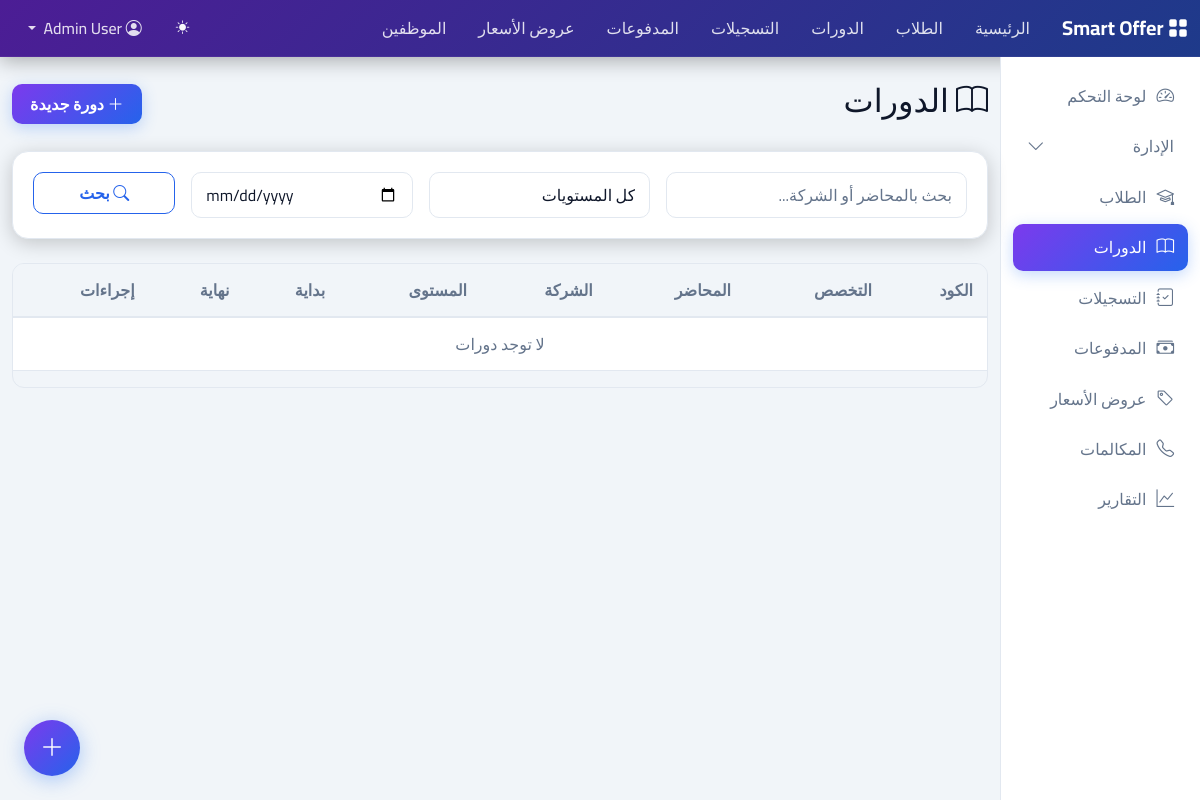
Page /courses/ (signed in) on the earlier database version.
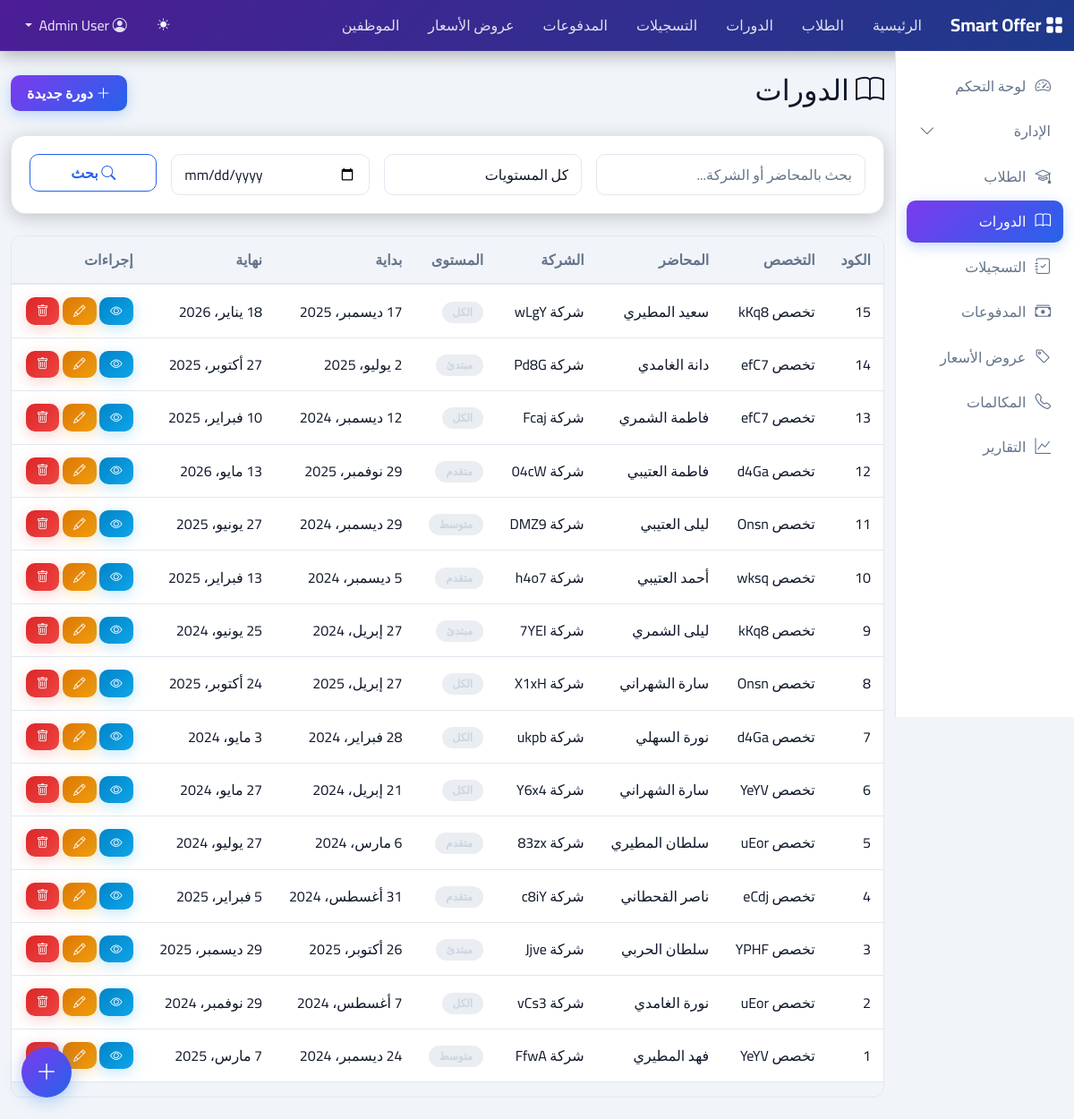
Same page on the later database version.
### courses/models.py (models this page shows, shortened)
class Course(models.Model):
    LEVEL_CHOICES = [
        ('مبتدئ', 'مبتدئ'),
        ('متوسط', 'متوسط'),
        ('متقدم', 'متقدم'),
        ('الكل', 'جميع المستويات'),
    ]
    master = models.ForeignKey(Master, on_delete=models.PROTECT, related_name='courses', verbose_name='التخصص')
    code = models.PositiveIntegerField(db_index=True, verbose_name='الكود')
    instructor = models.CharField(max_length=255, blank=True, db_index=True, verbose_name='المحاضر')
    company_name = models.CharField(max_length=255, blank=True, verbose_name='اسم الشركة')
    max_student_count = models.PositiveIntegerField(default=1, verbose_name='الحد الأقصى للطلاب')
    target_level = models.CharField(max_length=20, choices=LEVEL_CHOICES, default='الكل', db_index=True, verbose_name='المستوى المستهدف')
    start_date = models.DateField(null=True, blank=True, db_index=True, verbose_name='تاريخ البداية')
    end_date = models.DateField(null=True, blank=True, verbose_name='تاريخ النهاية')
    last_person = models.ForeignKey('accounts.Person', on_delete=models.SET_NULL, null=True, blank=True, verbose_name='آخر تعديل')
    last_update = models.DateTimeField(auto_now=True, verbose_name='تاريخ التعديل')
    created_at = models.DateTimeField(auto_now_add=True)
    class Meta:
        verbose_name = 'دورة'
        verbose_name_plural = 'الدورات'
        ordering = ['-created_at']
        unique_together = ['master', 'code']

class Master(models.Model):
    branch = models.ForeignKey('core.Branch', on_delete=models.PROTECT, related_name='masters', verbose_name='الفرع')
    master_category = models.ForeignKey('core.MasterCategory', on_delete=models.SET_NULL, null=True, blank=True, db_index=True, related_name='masters', verbose_name='التصنيف')
    code = models.PositiveIntegerField(db_index=True, verbose_name='الكود')
    name = models.CharField(max_length=255, db_index=True, verbose_name='اسم التخصص')
    period = models.CharField(max_length=100, blank=True, verbose_name='الفترة')
    last_person = models.ForeignKey('accounts.Person', on_delete=models.SET_NULL, null=True, blank=True, verbose_name='آخر تعديل')
    last_update = models.DateTimeField(auto_now=True, verbose_name='تاريخ التعديل')
    created_at = models.DateTimeField(auto_now_add=True)
    class Meta:
        verbose_name = 'تخصص'
        verbose_name_plural = 'التخصصات'
        ordering = ['-created_at']
        unique_together = ['branch', 'code']

### courses/views.py (the view)
# urls.py: path('courses/', CourseListView.as_view(), name='course-list'),
class CourseListView(LoginRequiredMixin, ListView):
    model = Course
    template_name = 'courses/course_list.html'
    context_object_name = 'courses'
    paginate_by = 20
    def get_queryset(self):
        queryset = Course.objects.select_related('master', 'master__branch').all()
        search = self.request.GET.get('search')
        if search:
            queryset = queryset.filter(
                Q(instructor__icontains=search) | Q(company_name__icontains=search)
            )
        master = self.request.GET.get('master')
        if master:
            queryset = queryset.filter(master_id=master)
        level = self.request.GET.get('target_level')
        if level:
            queryset = queryset.filter(target_level=level)
        start_after = self.request.GET.get('start_after')
        if start_after:
            queryset = queryset.filter(start_date__gte=start_after)
        return queryset

### accounts/models.py (called while the page is built)
    def get_full_name(self):
        return f"{self.first_name} {self.second_name} {self.third_name} {self.forth_name}".strip()

### templates/courses/course_list.html (shortened to what this page needs)
{% extends 'base.html' %}
{% block content %}
<div class="d-flex justify-content-between align-items-center mb-4">
    <h2><i class="bi bi-book"></i> الدورات</h2>
    <a href="{% url 'course-create' %}" class="btn btn-primary"><i class="bi bi-plus-lg"></i> دورة جديدة</a>
</div>
<div class="card mb-4">
    <div class="card-body">
        <form method="get" class="row g-3">
            <div class="col-md-4">
                <input type="text" name="search" class="form-control" placeholder="بحث بالمحاضر أو الشركة..." value="{{ request.GET.search|default:'' }}">
            </div>
            <div class="col-md-3">
                <select name="target_level" class="form-select">
                    <option value="">كل المستويات</option>
                </select>
            </div>
            <div class="col-md-3">
                <input type="date" name="start_after" class="form-control" value="{{ request.GET.start_after|default:'' }}">
            </div>
            <div class="col-md-2">
                <button type="submit" class="btn btn-outline-primary w-100"><i class="bi bi-search"></i> بحث</button>
            </div>
        </form>
    </div>
</div>
<div class="table-responsive">
    <table class="table table-hover align-middle">
        <thead class="table-light">
            <tr>
                <th>الكود</th>
                <th>التخصص</th>
                <th>المحاضر</th>
                <th>الشركة</th>
                <th>المستوى</th>
                <th>بداية</th>
                <th>نهاية</th>
                <th class="text-start">إجراءات</th>
            </tr>
        </thead>
        <tbody>
            {% for course in courses %}
            <tr>
                <td>{{ course.code }}</td>
                <td>{{ course.master.name }}</td>
                <td>{{ course.instructor|default:'-' }}</td>
                <td>{{ course.company_name|default:'-' }}</td>
                <td><span class="badge bg-secondary">{{ course.target_level }}</span></td>
                <td>{{ course.start_date|default:'-' }}</td>
                <td>{{ course.end_date|default:'-' }}</td>
                <td class="text-start">
                    <a href="{% url 'course-detail' course.pk %}" class="btn btn-sm btn-info"><i class="bi bi-eye"></i></a>
                    <a href="{% url 'course-update' course.pk %}" class="btn btn-sm btn-warning"><i class="bi bi-pencil"></i></a>
                    <a href="{% url 'course-delete' course.pk %}" class="btn btn-sm btn-danger"><i class="bi bi-trash"></i></a>
                </td>
            </tr>
            {% empty %}
            <tr>
                <td colspan="8" class="text-center text-muted">لا توجد دورات</td>
            </tr>
            {% endfor %}
        </tbody>
    </table>
</div>
{% endblock %}

Differences in the rows shown:
added Course: code "15", master.name "تخصص kKq8", instructor "سعيد المطيري", company_name "شركة wLgY", target_level "الكل", start_date "17 ديسمبر، 2025", end_date "18 يناير، 2026"
added Course: code "14", master.name "تخصص efC7", instructor "دانة الغامدي", company_name "شركة Pd8G", target_level "مبتدئ", start_date "2 يوليو، 2025", end_date "27 أكتوبر، 2025"
added Course: code "13", master.name "تخصص efC7", instructor "فاطمة الشمري", company_name "شركة Fcaj", target_level "الكل", start_date "12 ديسمبر، 2024", end_date "10 فبراير، 2025"
added Course: code "12", master.name "تخصص d4Ga", instructor "فاطمة العتيبي", company_name "شركة 04cW", target_level "متقدم", start_date "29 نوفمبر، 2025", end_date "13 مايو، 2026"
added Course: code "11", master.name "تخصص Onsn", instructor "ليلى العتيبي", company_name "شركة DMZ9", target_level "متوسط", start_date "29 ديسمبر، 2024", end_date "27 يونيو، 2025"
added Course: code "10", master.name "تخصص wksq", instructor "أحمد العتيبي", company_name "شركة h4o7", target_level "متقدم", start_date "5 ديسمبر، 2024", end_date "13 فبراير، 2025"
added Course: code "9", master.name "تخصص kKq8", instructor "ليلى الشمري", company_name "شركة 7YEI", target_level "مبتدئ", start_date "27 إبريل، 2024", end_date "25 يونيو، 2024"
added Course: code "8", master.name "تخصص Onsn", instructor "سارة الشهراني", company_name "شركة X1xH", target_level "الكل", start_date "27 إبريل، 2025", end_date "24 أكتوبر، 2025"
added Course: code "7", master.name "تخصص d4Ga", instructor "نورة السهلي", company_name "شركة ukpb", target_level "الكل", start_date "28 فبراير، 2024", end_date "3 مايو، 2024"
added Course: code "6", master.name "تخصص YeYV", instructor "سارة الشهراني", company_name "شركة Y6x4", target_level "الكل", start_date "21 إبريل، 2024", end_date "27 مايو، 2024"
added Course: code "5", master.name "تخصص uEor", instructor "سلطان المطيري", company_name "شركة 83zx", target_level "متقدم", start_date "6 مارس، 2024", end_date "27 يوليو، 2024"
added Course: code "4", master.name "تخصص eCdj", instructor "ناصر القحطاني", company_name "شركة c8iY", target_level "متقدم", start_date "31 أغسطس، 2024", end_date "5 فبراير، 2025"
added Course: code "3", master.name "تخصص YPHF", instructor "سلطان الحربي", company_name "شركة Jjve", target_level "مبتدئ", start_date "26 أكتوبر، 2025", end_date "29 ديسمبر، 2025"
added Course: code "2", master.name "تخصص uEor", instructor "نورة الغامدي", company_name "شركة vCs3", target_level "الكل", start_date "7 أغسطس، 2024", end_date "29 نوفمبر، 2024"
added Course: code "1", master.name "تخصص YeYV", instructor "فهد المطيري", company_name "شركة FfwA", target_level "متوسط", start_date "24 ديسمبر، 2024", end_date "7 مارس، 2025"
Other differences:
text no longer shown: "لا توجد دورات"
